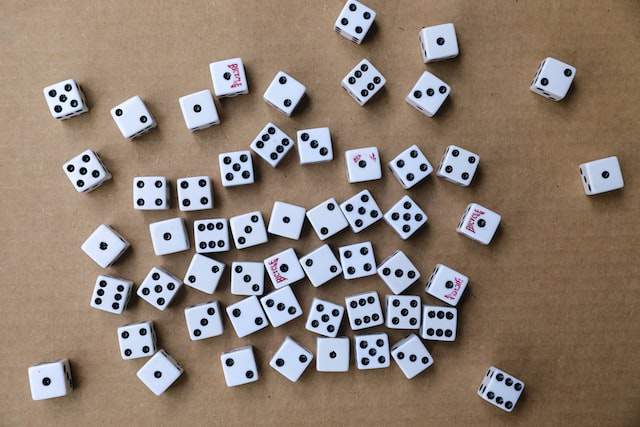
#> input picture Artist_has_no_brush_but_coded_tools/dice.jpg, 640 x 427 px
$ jupyter execute 'Drawing Task.ipynb'
#> lines starting #> are read from the running program, lines starting #| are printed output that depends on the picture; after the words box and inside, x2 and y2 are one past the last pixel; in counts of white or black regions, pixels touching at a corner belong together
#> further down, rgb_img is the input picture: shape (427, 640, 3); mean B, G, R 115.4, 127.3, 142.4
[cell 1]
import cv2
import numpy as np

### notice :  <<I spent 4 Hours >> to write algorithms below so make sure to appreciate it

[cell 2]
def draw_gorund_sky(img, ratio):

    #Sky Points
#> called with ratio = 0.833
    sky_strt_point = (0,0)
    sky_end_point = ( img.shape[1],  int(img.shape[0] * ratio) )
#> sky_end_point = (640, 355)

    #Ground Points
    ground_str_point = (0, int(img.shape[0] * ratio) )
#> ground_str_point = (0, 355)
    gorund_end_point = ( img.shape[1],  img.shape[0] )
#> gorund_end_point = (640, 427)

    cv2.rectangle(img, sky_strt_point , sky_end_point , (225, 188, 113), cv2.FILLED )
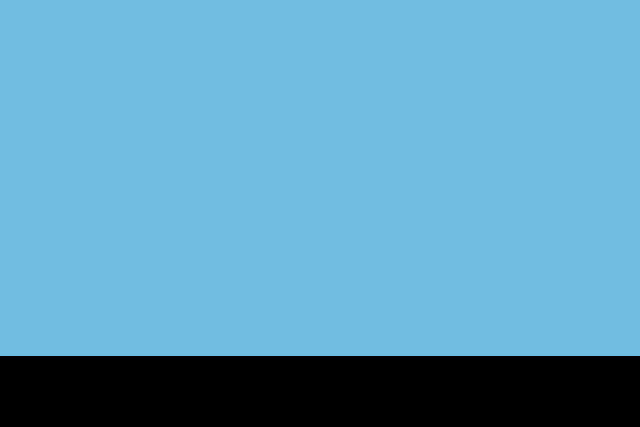
#> img: shape (427, 640, 3); mean of channels 0, 1, 2 187.6, 156.7, 94.2; drawn as B, G, R
    cv2.rectangle(img, ground_str_point, gorund_end_point, (41,171,92), cv2.FILLED  )
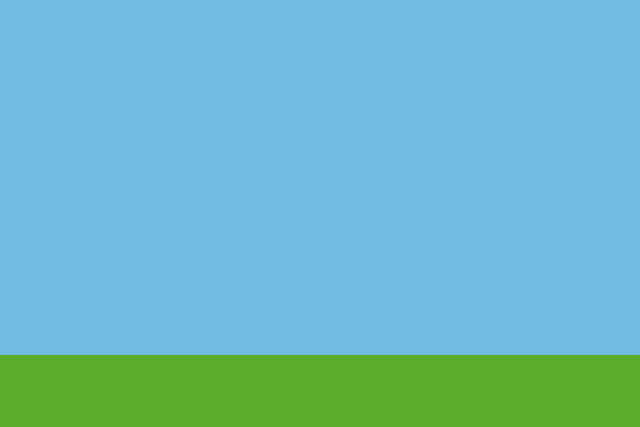
#> img: shape (427, 640, 3); 16.86% of pixels changed, all inside (x1, y1, x2, y2) = (0, 355, 640, 427); drawn as B, G, R

[cell 3]
def draw_tree_(t_move,to_down, ratio):

    #----------draw-Rectangle------------------------------------------------------------------------------
#> called with t_move = 480, to_down = 110, ratio = 0.833
    height = 200
    width = 20

    horizintal_pos = 28 + t_move
    tree_thick = width + 28 + t_move

    tree_height_point = (horizintal_pos, height)
    tree_width_point = (tree_thick , int(b_image.shape[0] * ratio))
#> tree_width_point = (528, 355)

    cv2.rectangle(b_image, tree_height_point , tree_width_point , (69, 84, 151), cv2.FILLED )
    print("Done Rectangle!")

    #----------------Draw-triangle---------------------------------------------------------------------------

    p1 = (t_move + width * 2  , to_down)
    p2 = (t_move + 0, 200 + to_down)
    p3 = (t_move + width * 4, 200 + to_down)

    triangle = np.array([p1, p2, p3], dtype = np.int32)
    cv2.fillPoly(b_image, [triangle], (41,171,92))
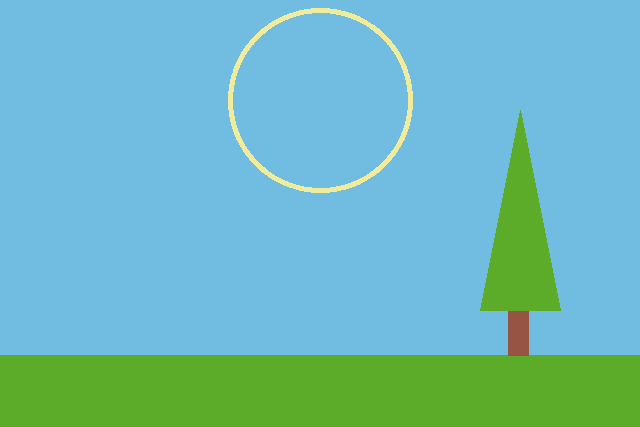
#> b_image: shape (427, 640, 3); mean of channels 0, 1, 2 187.2, 184.8, 110.3; drawn as B, G, R
    print("Done Triangle !")

[cell 4]
# make empty image from already rgb image
rgb_img = cv2.imread("dice.jpg")
b_image = np.zeros_like(rgb_img)
ratio = 5/6

[cell 5]
draw_gorund_sky(b_image, ratio)

[cell 6]
# yellow orange : 66,174,255
# yellow : 156,235,241
cv2.circle(b_image, ( int(b_image.shape[1] / 2) , 100), 90,(156,235,241), 3)
print("Done circle")

[cell 7]
draw_tree_(480,110, ratio) #change between 80 & 110

[cell 8]
cv2.imshow('b_image', b_image)
cv2.waitKey(0)

movement_point;
tree_height;
tree_width;

[cell 9]
b_image.shape
#> Out = (427, 640, 3)
